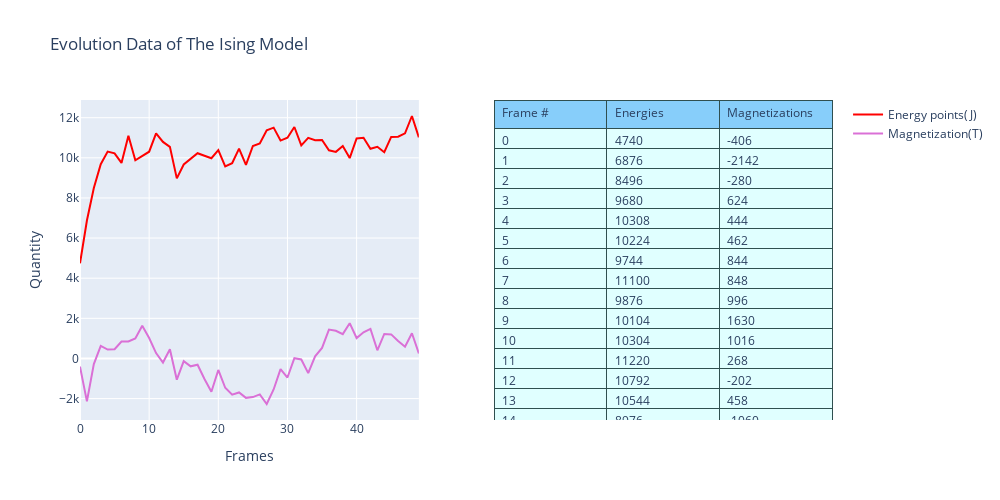

The code cell stored with this chart in its notebook:
### Code cell
FrameList=np.arange(0,len(Energy),1)

from plotly.subplots import make_subplots
import plotly.graph_objects as go

fig = make_subplots(
    rows=1, cols=2,
    specs=[[{"type": "bar"}, {"type": "pie"}],#I Don't know the correct type, these just happend to work. Others don't
           ],
)

#Each fig.add_trace is a new graph
#Making traces on the same row and col allow them to be plotted together. 


#traces for Energy and Magnetization
fig.add_trace(go.Scatter(y=(Energy), name='Energy points(J)', mode='lines', marker_color='red'),row=1,col=1)
fig.add_trace(go.Scatter(y=(Mag), name='Magnetization(T)', mode='lines', marker_color='orchid'),row=1,col=1)
fig.update_layout(title='Evolution Data of The Ising Model',
                   xaxis_title='Frames',
                   yaxis_title='Quantity')

#Trace for the table
fig.add_trace(go.Table(
    header=dict(values=['Frame #','Energies', 'Magnetizations'],
                line_color='darkslategray',
                fill_color='lightskyblue',
                align='left'),
    cells=dict(values=[FrameList,Energy, Mag], # 2nd column
               line_color='darkslategray',
               fill_color='lightcyan',
               align='left')),row=1,col=2)            

fig.update_layout(width=1000, height=500, showlegend=True)

fig.show()

### Figure 1 — Plotly figure (JSON) as saved in the notebook; plotly's stock layout.template omitted (floating-point values rounded to 4 significant figures; data arrays with more than 128 entries replaced by an {"elided": "..."} marker saying what was removed)
{"data": [{"marker": {"color": "red"}, "mode": "lines", "name": "Energy points(J)", "type": "scatter", "xaxis": "x", "y": [4740, 6876, 8496, 9680, 10308, 10224, 9744, 11100, 9876, 10104, 10304, 11220, 10792, 10544, 8976, 9668, 9972, 10228, 10104, 9980, 10380, 9572, 9732, 10456, 9648, 10588, 10716, 11372, 11504, 10860, 11004, 11536, 10620, 10996, 10880, 10892, 10376, 10296, 10584, 9988, 10968, 10996, 10452, 10548, 10276, 11040, 11052, 11220, 12084, 11020], "yaxis": "y"}, {"marker": {"color": "orchid"}, "mode": "lines", "name": "Magnetization(T)", "type": "scatter", "xaxis": "x", "y": [-406, -2142, -280, 624, 444, 462, 844, 848, 996, 1630, 1016, 268, -202, 458, -1060, -132, -392, -314, -1022, -1656, -574, -1462, -1808, -1696, -1964, -1926, -1792, -2270, -1546, -530, -950, 14, -52, -732, 106, 524, 1440, 1378, 1212, 1758, 1018, 1304, 1474, 408, 1222, 1200, 868, 586, 1258, 246], "yaxis": "y"}, {"cells": {"align": "left", "fill": {"color": "lightcyan"}, "line": {"color": "darkslategray"}, "values": {"elided": "3x50 int values"}}, "domain": {"x": [0.55, 1], "y": [0, 1]}, "header": {"align": "left", "fill": {"color": "lightskyblue"}, "line": {"color": "darkslategray"}, "values": ["Frame #", "Energies", "Magnetizations"]}, "type": "table"}], "layout": {"height": 500, "showlegend": true, "title": {"text": "Evolution Data of The Ising Model"}, "width": 1000, "xaxis": {"anchor": "y", "domain": [0, 0.45], "title": {"text": "Frames"}}, "yaxis": {"anchor": "x", "domain": [0, 1], "title": {"text": "Quantity"}}}}
